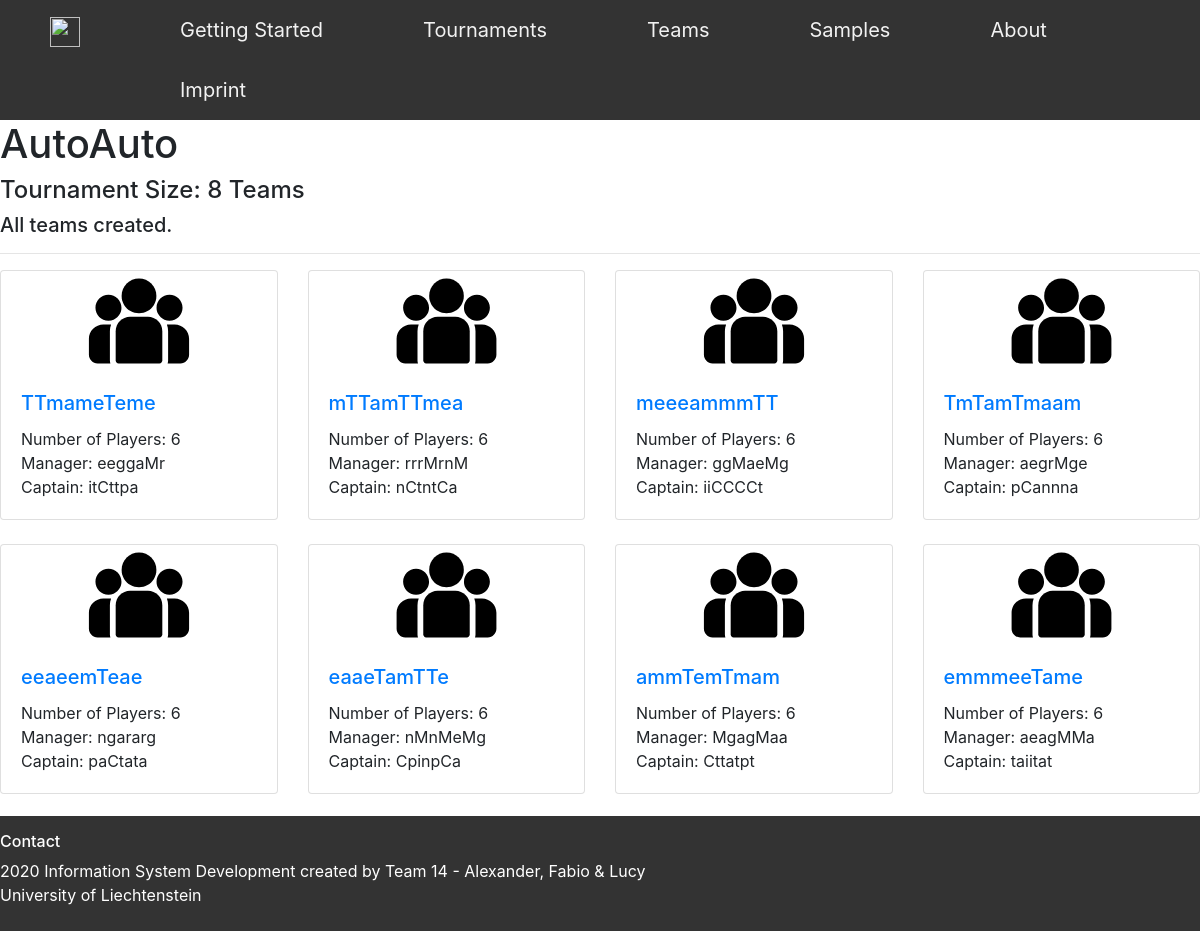
/Tournament/19/, run on the app's committed database.
### Tournament/models.py (models this page shows, shortened)
class Tournament(models.Model):
    TOURNAMENT_CHOICES = (
        ('8 Teams', '8 Teams'),
        ('16 Teams', '16 Teams'),
        ('32 Teams', '32 Teams'),
    )
    TournamentName = models.CharField(max_length=120)
    TournamentSize = models.CharField(max_length=120, choices=TOURNAMENT_CHOICES, default='Tournamentsize')
    def get_TournamentSize(self):
        if self.TournamentSize == "8 Teams":
            tournamentsize = 8
        elif self.TournamentSize == "16 Teams":
            tournamentsize = 16
        elif self.TournamentSize == "32 Teams":
            tournamentsize = 32
        return tournamentsize

### Team/models.py (models this page shows, shortened)
class Team(models.Model):
    TeamName = models.CharField(max_length=120)
    NrOfPlayer = models.DecimalField(default=6, decimal_places=0, max_digits=2, validators=[MinValueValidator(5), MaxValueValidator(30)])
    Manager = models.CharField(max_length=120, default="")
    Captain = models.CharField(max_length=120, default="")
    Tournament = models.ForeignKey(Tournament, blank=True, null=True, on_delete=models.CASCADE)

### Tournament/views.py (the view)
# urls.py: path('<int:pk>/', (views.TournamentDetailsView.as_view()), name='Details'),
class TournamentDetailsView(View):
   def get(self, request, *args, **kwargs):
       tournament = Tournament.objects.get(pk=kwargs["pk"])
       tournamentsize = Tournament.get_TournamentSize(tournament)
       team = Team.objects.filter(Tournament=tournament)
       remainingTeams = tournamentsize - Team.objects.filter(Tournament=tournament).count()
       if remainingTeams == 0:
           tournament_complete = True
       else:
           tournament_complete = False
       return render(request, "Tournament/TournamentDetails.html", context={
           "pk": kwargs["pk"],
           "tournament": tournament,
           "team": team,
           "remainingTeams": remainingTeams,
           "tournament_complete": tournament_complete,
       })

### templates/Tournament/TournamentDetails.html
{% extends 'Base/base_3_content.html' %}
{% load static %}
{% block mainContent %}
    <h1>{{tournament.TournamentName}}</h1>
    <h4>Tournament Size: {{tournament.TournamentSize}}</h4>
    <h5>{% if tournament_complete %}
        All teams created.
    {% else %}
        {{remainingTeams}} Teams to create for {{tournament.TournamentName}}.
    {% endif %}</h5>
{% endblock %}
{% block mainContent2 %}
<div class="row row-cols-1 row-cols-md-4">
    {% for obj in team %}
    <div class="col mb-4">
        <div class="card h-10">
          <img src="{% static 'images/group.svg' %}" class="card-img-top" alt="My image" height="100px" width="100px" >
          <div class="card-body">
            <h5 class="card-title"><a href=#> {{ obj.TeamName }}</a></h5>
            <p class="card-text"> Number of Players: {{ obj.NrOfPlayer }}<br>
            Manager: {{ obj.Manager }}<br>
            Captain: {{ obj.Captain }}</p>
          </div>
        </div>
    </div>
    {% endfor %}
</div>
{% endblock %}
{% block mainContent3 %}
    <a href="{% url 'Tournament:CreateTeamForTournament' pk %}" class="StandardBtn">Create a new Team for {{tournament.TournamentName}}</a>
    <a href="{% url 'Tournament:AutoCreate' pk %}" class="StandardBtn AutoCreate">Auto Create</a>
    <a href="{% url 'Tournament:Tree' pk %}" class="StandardBtn">Show Tournament Tree</a>
{% endblock %}

### static/styles.css (style rules this page uses)
.StandardBtn { box-shadow: 0px 10px 14px -7px #333; background-color:#333; border-radius:8px; display:inline-block; cursor:pointer; color:#ffffff; font-family:Arial; font-size:14px; font-weight:bold; padding:13px 32px; text-decoration:none; text-shadow:0px; }

### data on the page
Tournament: TournamentName "AutoAuto", TournamentSize "8 Teams"
Team: TeamName "TTmameTeme", NrOfPlayer "6", Manager "eeggaMr", Captain "itCttpa"
Team: TeamName "mTTamTTmea", NrOfPlayer "6", Manager "rrrMrnM", Captain "nCtntCa"
Team: TeamName "meeeammmTT", NrOfPlayer "6", Manager "ggMaeMg", Captain "iiCCCCt"
Team: TeamName "TmTamTmaam", NrOfPlayer "6", Manager "aegrMge", Captain "pCannna"
Team: TeamName "eeaeemTeae", NrOfPlayer "6", Manager "ngararg", Captain "paCtata"
Team: TeamName "eaaeTamTTe", NrOfPlayer "6", Manager "nMnMeMg", Captain "CpinpCa"
Team: TeamName "ammTemTmam", NrOfPlayer "6", Manager "MgagMaa", Captain "Cttatpt"
Team: TeamName "emmmeeTame", NrOfPlayer "6", Manager "aeagMMa", Captain "taiitat"
